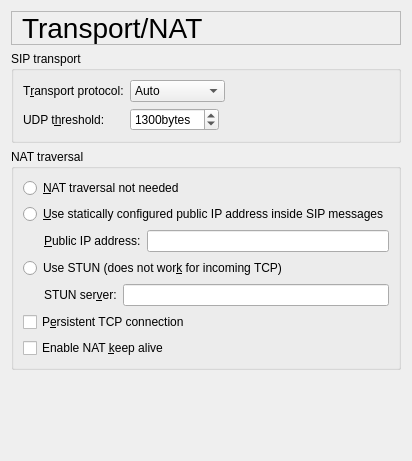
     <widget class="QWidget" name="pageNat">
      <layout class="QGridLayout" name="gridLayout">
       <item row="0" column="0">
        <widget class="QLabel" name="NatTitleTextLabel">
         <property name="font">
          <font>
           <pointsize>21</pointsize>
          </font>
         </property>
         <property name="frameShape">
          <enum>QFrame::StyledPanel</enum>
         </property>
         <property name="text">
          <string>Transport/NAT</string>
         </property>
         <property name="wordWrap">
          <bool>false</bool>
         </property>
         <property name="indent">
          <number>10</number>
         </property>
        </widget>
       </item>
       <item row="1" column="0">
        <widget class="QGroupBox" name="transportGroupBox">
         <property name="title">
          <string>SIP transport</string>
         </property>
         <layout class="QGridLayout">
          <item row="0" column="1" colspan="2">
           <widget class="QComboBox" name="sipTransportComboBox">
            <property name="whatsThis">
             <string>Transport mode for SIP. In auto mode, the size of a message determines which transport protocol is used. Messages larger than the UDP threshold are sent via TCP. Smaller messages are sent via UDP.</string>
            </property>
            <item>
             <property name="text">
              <string>Auto</string>
             </property>
            </item>
            <item>
             <property name="text">
              <string>UDP</string>
             </property>
            </item>
            <item>
             <property name="text">
              <string>TCP</string>
             </property>
            </item>
           </widget>
          </item>
          <item row="0" column="3">
           <spacer name="spacer46">
            <property name="orientation">
             <enum>Qt::Horizontal</enum>
            </property>
            <property name="sizeType">
             <enum>QSizePolicy::Expanding</enum>
            </property>
            <property name="sizeHint" stdset="0">
             <size>
              <width>151</width>
              <height>20</height>
             </size>
            </property>
           </spacer>
          </item>
          <item row="0" column="0">
           <widget class="QLabel" name="sipTransportTextLabel">
            <property name="text">
             <string>T&amp;ransport protocol:</string>
            </property>
            <property name="wordWrap">
             <bool>false</bool>
            </property>
            <property name="buddy">
             <cstring>sipTransportComboBox</cstring>
            </property>
           </widget>
          </item>
          <item row="1" column="0">
           <widget class="QLabel" name="udpThresholdTextLabel">
            <property name="text">
             <string>UDP t&amp;hreshold:</string>
            </property>
            <property name="wordWrap">
             <bool>false</bool>
            </property>
            <property name="buddy">
             <cstring>udpThresholdSpinBox</cstring>
            </property>
           </widget>
          </item>
          <item row="1" column="1">
           <widget class="QSpinBox" name="udpThresholdSpinBox">
            <property name="whatsThis">
             <string>Messages larger than the threshold are sent via TCP. Smaller messages are sent via UDP.</string>
            </property>
            <property name="suffix">
             <string>bytes</string>
            </property>
            <property name="maximum">
             <number>65535</number>
            </property>
            <property name="singleStep">
             <number>100</number>
            </property>
            <property name="value">
             <number>1300</number>
            </property>
           </widget>
          </item>
          <item row="1" column="2" colspan="2">
           <spacer name="spacer47">
            <property name="orientation">
             <enum>Qt::Horizontal</enum>
            </property>
            <property name="sizeType">
             <enum>QSizePolicy::Expanding</enum>
            </property>
            <property name="sizeHint" stdset="0">
             <size>
              <width>81</width>
              <height>20</height>
             </size>
            </property>
           </spacer>
          </item>
         </layout>
        </widget>
       </item>
       <item row="2" column="0">
        <widget class="QGroupBox" name="natTraversalGroupBox">
         <property name="title">
          <string>NAT traversal</string>
         </property>
         <layout class="QVBoxLayout" name="verticalLayout">
          <item>
           <widget class="QRadioButton" name="natNoneRadioButton">
            <property name="whatsThis">
             <string>Choose this option when there is no NAT device between you and your SIP proxy or when your SIP provider offers hosted NAT traversal.</string>
            </property>
            <property name="text">
             <string>&amp;NAT traversal not needed</string>
            </property>
            <property name="shortcut">
             <string>Alt+N</string>
            </property>
           </widget>
          </item>
          <item>
           <widget class="QRadioButton" name="natStaticRadioButton">
            <property name="whatsThis">
             <string>Indicates if Twinkle should use the public IP address specified in the next field inside SIP message, i.e. in SIP headers and SDP body instead of the IP address of your network interface.&lt;br&gt;&lt;br&gt;
When you choose this option you have to create static address mappings in your NAT device as well. You have to map the RTP ports on the public IP address to the same ports on the private IP address of your PC.</string>
            </property>
            <property name="text">
             <string>&amp;Use statically configured public IP address inside SIP messages</string>
            </property>
            <property name="shortcut">
             <string>Alt+U</string>
            </property>
           </widget>
          </item>
          <item>
           <layout class="QHBoxLayout" name="horizontalLayout">
            <item>
             <widget class="QLabel" name="publicIPTextLabel">
              <property name="text">
               <string>&amp;Public IP address:</string>
              </property>
              <property name="wordWrap">
               <bool>false</bool>
              </property>
              <property name="indent">
               <number>21</number>
              </property>
              <property name="buddy">
               <cstring>publicIPLineEdit</cstring>
              </property>
             </widget>
            </item>
            <item>
             <widget class="QLineEdit" name="publicIPLineEdit">
              <property name="whatsThis">
               <string>The public IP address of your NAT.</string>
              </property>
             </widget>
            </item>
           </layout>
          </item>
          <item>
           <widget class="QRadioButton" name="natStunRadioButton">
            <property name="whatsThis">
             <string>Choose this option when your SIP provider offers a STUN server for NAT traversal.</string>
            </property>
            <property name="text">
             <string>Use STUN (does not wor&amp;k for incoming TCP)</string>
            </property>
            <property name="shortcut">
             <string>Alt+S</string>
            </property>
           </widget>
          </item>
          <item>
           <layout class="QHBoxLayout" name="horizontalLayout_2">
            <item>
             <widget class="QLabel" name="stunServerTextLabel">
              <property name="text">
               <string>STUN ser&amp;ver:</string>
              </property>
              <property name="wordWrap">
               <bool>false</bool>
              </property>
              <property name="indent">
               <number>21</number>
              </property>
              <property name="buddy">
               <cstring>stunServerLineEdit</cstring>
              </property>
             </widget>
            </item>
            <item>
             <widget class="QLineEdit" name="stunServerLineEdit">
              <property name="whatsThis">
               <string>The hostname, domain name or IP address of the STUN server.</string>
              </property>
             </widget>
            </item>
           </layout>
          </item>
          <item>
           <widget class="QCheckBox" name="persistentTcpCheckBox">
            <property name="whatsThis">
             <string>Keep the TCP connection established during registration open such that the SIP proxy can reuse this connection to send incoming requests. Application ping packets are sent to test if the connection is still alive.</string>
            </property>
            <property name="text">
             <string>P&amp;ersistent TCP connection</string>
            </property>
            <property name="shortcut">
             <string>Alt+E</string>
            </property>
           </widget>
          </item>
          <item>
           <widget class="QCheckBox" name="natKeepaliveCheckBox">
            <property name="whatsThis">
             <string>Send UDP NAT keep alive packets.</string>
            </property>
            <property name="text">
             <string>Enable NAT &amp;keep alive</string>
            </property>
            <property name="shortcut">
             <string>Alt+K</string>
            </property>
           </widget>
          </item>
         </layout>
        </widget>
       </item>
       <item row="3" column="0">
        <spacer name="spacer19">
         <property name="orientation">
          <enum>Qt::Vertical</enum>
         </property>
         <property name="sizeType">
          <enum>QSizePolicy::Expanding</enum>
         </property>
         <property name="sizeHint" stdset="0">
          <size>
           <width>20</width>
           <height>80</height>
          </size>
         </property>
        </spacer>
       </item>
      </layout>
     </widget>
